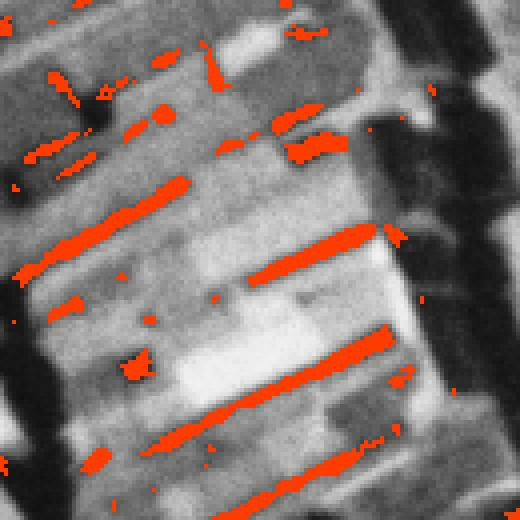
#> input picture daten/landseg/H0/a-alles-frei/abgabe/r1c1/arbeit/t_lin18.jpg, 520 x 520 px, given in place of r1c1.png, which was not available
$ python test_linien.py
#> lines starting #> are read from the running program, lines starting #| are printed output that depends on the picture
import numpy as np
from PIL import Image
from scipy import ndimage
from skimage.morphology import closing, disk
from skimage.segmentation import felzenszwalb, find_boundaries
a=np.array(Image.open('C:/Users/Phil/Developement/Victor/daten/landseg/H0/teilkacheln/r1c1.png')).astype(float)
s=ndimage.gaussian_filter(a,0.8)
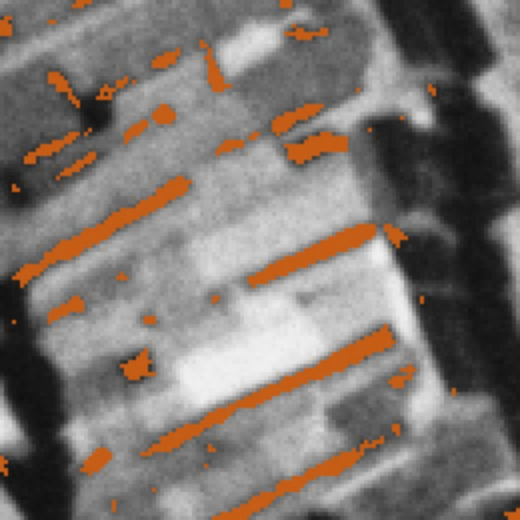
#> s: shape (520, 520, 3) float64; mean R, G, B 126.7, 118.9, 113.5
#> (the run stopped early here; a loop or call above may not have finished)

$ run again, on daten/landseg/H0/a-alles-frei/abgabe/r1c1/arbeit/g12b.jpg
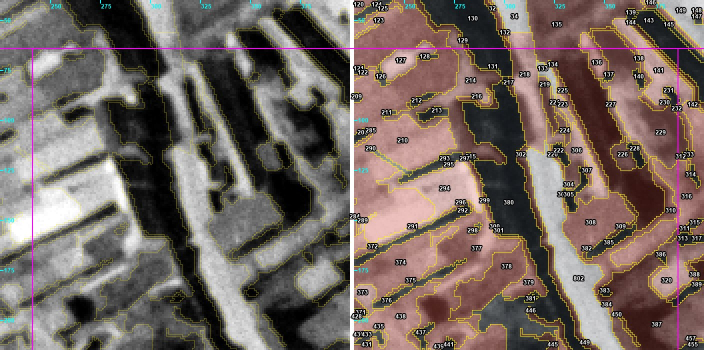
#> input picture daten/landseg/H0/a-alles-frei/abgabe/r1c1/arbeit/g12b.jpg, 1408 x 700 px, given in place of r1c1.png, which was not available (shown at 1/2 size)
#> `s=ndimage.gaussian_filter(a,0.8)`:
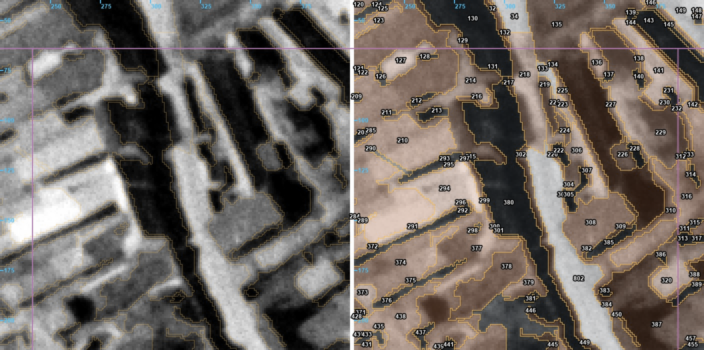
#> s: shape (700, 1408, 3) float64 (shown at 1/2 size); mean R, G, B 114.6, 106.6, 100.2; drawn with min black and max white
